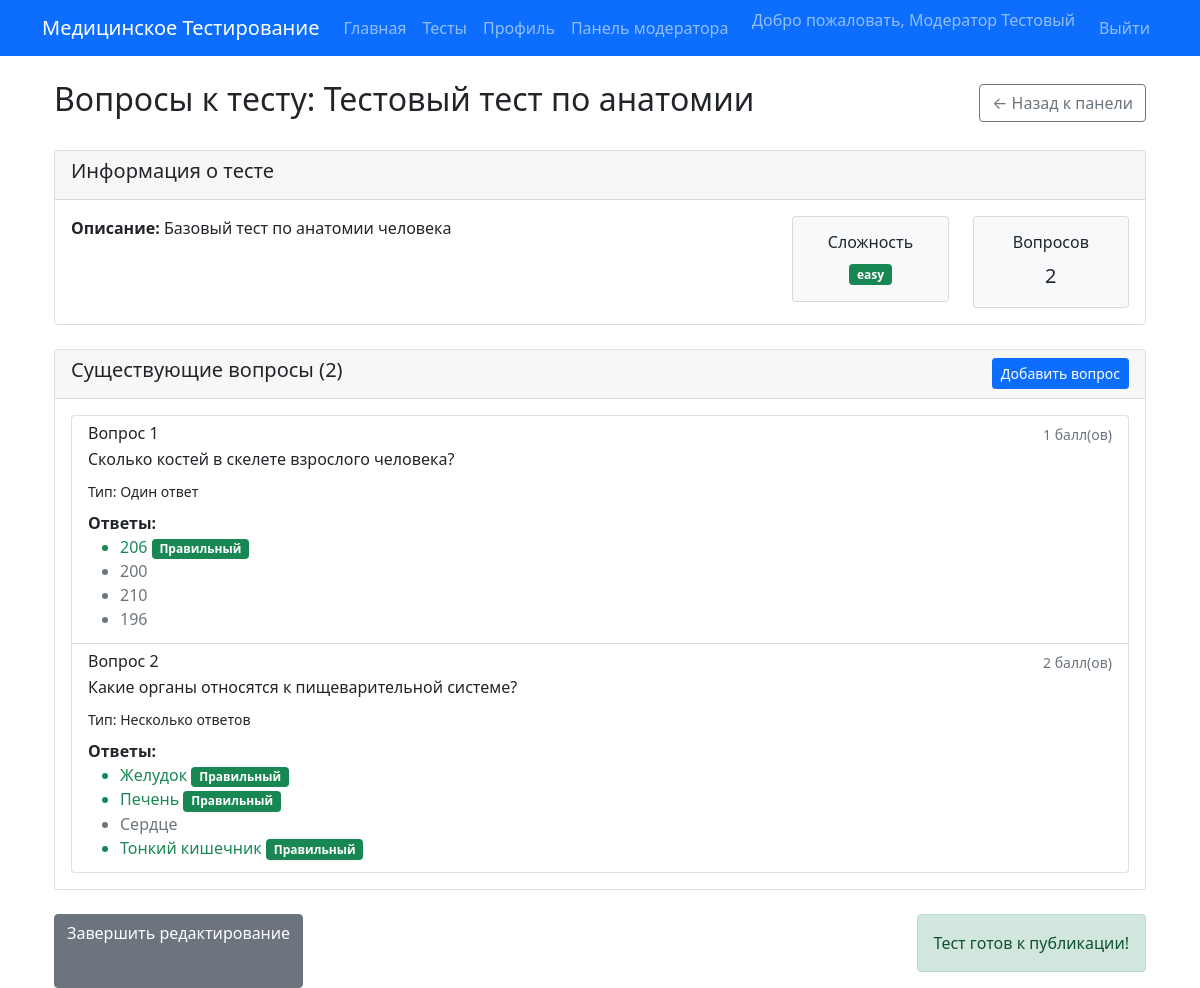
The page /moderator/test/1/questions (signed in) on the database its author committed.
### website/models.py (models this page shows, shortened)
class MedicalWorker(UserMixin, db.Model):
    __tablename__ = 'medical_workers'
    id = db.Column(db.Integer, primary_key=True)
    email = db.Column(db.String(120), unique=True, nullable=False)
    username = db.Column(db.String(80), unique=True, nullable=False)
    first_name = db.Column(db.String(80), nullable=False)
    last_name = db.Column(db.String(80), nullable=False)
    password_hash = db.Column(db.String(256), nullable=False)
    specialization = db.Column(db.String(50), nullable=False)
    license_number = db.Column(db.String(50), unique=True, nullable=False)
    institution = db.Column(db.String(200))
    position = db.Column(db.String(100))
    years_experience = db.Column(db.Integer, default=0)
    is_moderator = db.Column(db.Boolean, default=False)
    is_admin = db.Column(db.Boolean, default=False)
    created_at = db.Column(db.DateTime, default=datetime.utcnow)
    tests_taken = db.relationship('TestResult', backref='worker', lazy=True)
    def get_full_name(self):
        return f"{self.first_name} {self.last_name}"

class Test(db.Model):
    __tablename__ = 'tests'
    id = db.Column(db.Integer, primary_key=True)
    title = db.Column(db.String(200), nullable=False)
    description = db.Column(db.Text)
    category_id = db.Column(db.Integer, db.ForeignKey('test_categories.id'))
    difficulty = db.Column(db.String(20), default='medium')
    time_limit = db.Column(db.Integer, default=3600)  # в секундах
    passing_score = db.Column(db.Integer, default=70)  # процент
    access_type = db.Column(db.String(20), default='simple', nullable=False)
    max_attempts = db.Column(db.Integer, default=1)  # 0 или NULL = без ограничений
    start_at = db.Column(db.DateTime)
    end_at = db.Column(db.DateTime)
    is_strict_mode = db.Column(db.Boolean, default=True)  # строгий экзаменационный режим
    shuffle_questions = db.Column(db.Boolean, default=False)
    shuffle_answers = db.Column(db.Boolean, default=False)
    is_active = db.Column(db.Boolean, default=True)
    created_by = db.Column(db.Integer, db.ForeignKey('medical_workers.id'))
    created_at = db.Column(db.DateTime, default=datetime.utcnow)
    questions = db.relationship('Question', backref='test', lazy=True)
    results = db.relationship('TestResult', backref='test', lazy=True)

class Question(db.Model):
    __tablename__ = 'questions'
    id = db.Column(db.Integer, primary_key=True)
    test_id = db.Column(db.Integer, db.ForeignKey('tests.id'))
    text = db.Column(db.Text, nullable=False)
    question_type = db.Column(db.String(20), default='single')  # single, multiple, text
    points = db.Column(db.Integer, default=1)
    image_filename = db.Column(db.String(255))  # ← НОВОЕ: имя файла изображения
    topic = db.Column(db.String(200))  # тема / раздел
    question_level = db.Column(db.String(20), default='medium')  # basic / medium / hard
    created_at = db.Column(db.DateTime, default=datetime.utcnow)
    updated_at = db.Column(db.DateTime, default=datetime.utcnow, onupdate=datetime.utcnow)
    last_modified_by_id = db.Column(db.Integer, db.ForeignKey('medical_workers.id'))
    last_modified_by = db.relationship('MedicalWorker', foreign_keys=[last_modified_by_id])
    answers = db.relationship('Answer', backref='question', lazy=True)

class Answer(db.Model):
    __tablename__ = 'answers'
    id = db.Column(db.Integer, primary_key=True)
    question_id = db.Column(db.Integer, db.ForeignKey('questions.id'))
    text = db.Column(db.Text, nullable=False)
    is_correct = db.Column(db.Boolean, default=False)

### website/moderator.py (the view)
@moderator_bp.route('/test/<int:test_id>/questions')
@login_required
def add_questions(test_id):
    if not current_user.is_moderator:
        flash('Доступ запрещен', 'danger')
        return redirect(url_for('main.index'))
    test = Test.query.get_or_404(test_id)
    if test.created_by != current_user.id:
        flash('Доступ запрещен', 'danger')
        return redirect(url_for('moderator.panel'))
    questions = Question.query.filter_by(test_id=test_id).all()
    from website.moderator_forms import AddQuestionForm
    form = AddQuestionForm()
    return render_template('add_questions.html', test=test, questions=questions, form=form)

### website/models.py (called while the page is built)
@login_manager.user_loader
def load_user(id):
    return MedicalWorker.query.get(int(id))

### website/templates/add_questions.html (shortened to what this page needs)
{% extends "base.html" %}
{% block content %}
<div class="container mt-4">
    <div class="d-flex justify-content-between align-items-center mb-4">
        <h2>Вопросы к тесту: {{ test.title }}</h2>
        <a href="{{ url_for('moderator.panel') }}" class="btn btn-outline-secondary">
            ← Назад к панели
        </a>
    </div>
    <div class="card mb-4">
        <div class="card-header">
            <h5>Информация о тесте</h5>
        </div>
        <div class="card-body">
            <div class="row">
                <div class="col-md-8">
                    <p><strong>Описание:</strong> {{ test.description }}</p>
                </div>
                <div class="col-md-4">
                    <div class="row">
                        <div class="col-6">
                            <div class="card bg-light">
                                <div class="card-body text-center">
                                    <h6>Сложность</h6>
                                    <span class="badge bg-{{ 'success' if test.difficulty == 'easy' else 'warning' if test.difficulty == 'medium' else 'danger' }}">
                                        {{ test.difficulty }}
                                    </span>
                                </div>
                            </div>
                        </div>
                        <div class="col-6">
                            <div class="card bg-light">
                                <div class="card-body text-center">
                                    <h6>Вопросов</h6>
                                    <span class="fs-5">{{ questions|length }}</span>
                                </div>
                            </div>
                        </div>
                    </div>
                </div>
            </div>
        </div>
    </div>
    <div class="card mb-4">
        <div class="card-header d-flex justify-content-between align-items-center">
            <h5>Существующие вопросы ({{ questions|length }})</h5>
            <button type="button" class="btn btn-primary btn-sm" data-bs-toggle="modal" data-bs-target="#addQuestionModal">
                 Добавить вопрос
            </button>
        </div>
        <div class="card-body">
            {% if questions %}
            <div class="list-group">
                {% for question in questions %}
                <div class="list-group-item">
                    <div class="d-flex w-100 justify-content-between">
                        <h6 class="mb-1">Вопрос {{ loop.index }}</h6>
                        <small class="text-muted">{{ question.points }} балл(ов)</small>
                    </div>
                    <p class="mb-2">{{ question.text }}</p>
                    <small>Тип: {{ 'Один ответ' if question.question_type == 'single' else 'Несколько ответов' }}</small>
                    <div class="mt-2">
                        <strong>Ответы:</strong>
                        <ul class="mb-1">
                            {% for answer in question.answers %}
                            <li class="{{ 'text-success' if answer.is_correct else 'text-muted' }}">
                                {{ answer.text }}
                                {% if answer.is_correct %}
                                <span class="badge bg-success">Правильный</span>
                                {% endif %}
                            </li>
                            {% endfor %}
                        </ul>
                    </div>
                </div>
                {% endfor %}
            </div>
            {% else %}
            <div class="alert alert-info">
                В этом тесте пока нет вопросов. Добавьте первый вопрос!
            </div>
            {% endif %}
        </div>
    </div>
    <div class="d-flex justify-content-between">
        <a href="{{ url_for('moderator.panel') }}" class="btn btn-secondary">
            Завершить редактирование
        </a>
        {% if questions|length > 0 %}
        <div class="alert alert-success">
             Тест готов к публикации!
        </div>
        {% else %}
        <div class="alert alert-warning">
            <i class="bi bi-exclamation-triangle"></i> Добавьте хотя бы один вопрос для публикации теста
        </div>
        {% endif %}
    </div>
</div>
{% endblock %}

### website/templates/base.html (shortened to what this page needs)
<!DOCTYPE html>
<html lang="ru">
<head>
    <link href="https://cdn.jsdelivr.net/npm/bootstrap@5.1.3/dist/css/bootstrap.min.css" rel="stylesheet">
</head>
<body>
    <nav class="navbar navbar-expand-lg navbar-dark bg-primary">
        <div class="container">
            <a class="navbar-brand" href="{{ url_for('main.index') }}">Медицинское Тестирование</a>
            <div class="collapse navbar-collapse" id="navbarNav">
                <ul class="navbar-nav me-auto">
                    <li class="nav-item">
                        <a class="nav-link" href="{{ url_for('main.index') }}">Главная</a>
                    </li>
                    {% if current_user.is_authenticated %}
                    <li class="nav-item">
                        <a class="nav-link" href="{{ url_for('main.tests') }}">Тесты</a>
                    </li>
                    <li class="nav-item">
                        <a class="nav-link" href="{{ url_for('main.profile') }}">Профиль</a>
                    </li>
                    {% if current_user.is_moderator %}
                    <li class="nav-item">
                        <a class="nav-link" href="{{ url_for('moderator.panel') }}">Панель модератора</a>
                    </li>
                    {% endif %}
                    {% endif %}
                </ul>
                <ul class="navbar-nav">
                    {% if current_user.is_authenticated %}
                    <li class="nav-item">
                        <span class="navbar-text me-3">Добро пожаловать,
                            {{ current_user.get_full_name() }}
                        </span>
                    </li>
                    <li class="nav-item">
                        <a class="nav-link" href="{{ url_for('auth.logout') }}">Выйти</a>
                    </li>
                    {% endif %}
                </ul>
            </div>
        </div>
    </nav>
    <div class="container mt-4">
        {% block content %}{% endblock %}
    </div>
</body>
</html>

### rows shown on the page
MedicalWorker: get_full_name "Модератор Тестовый"
Test: title "Тестовый тест по анатомии", description "Базовый тест по анатомии человека", difficulty "easy"
Question: points "1", text "Сколько костей в скелете взрослого человека?", question_type "Один ответ"
Answer: text "206", is_correct "Правильный"
Answer: text "200"
Answer: text "210"
Answer: text "196"
Question: points "2", text "Какие органы относятся к пищеварительной системе?", question_type "Несколько ответов"
Answer: text "Желудок", is_correct "Правильный"
Answer: text "Печень", is_correct "Правильный"
Answer: text "Сердце"
Answer: text "Тонкий кишечник", is_correct "Правильный"

### other values the page prints
{{ questions|length }} "2"
